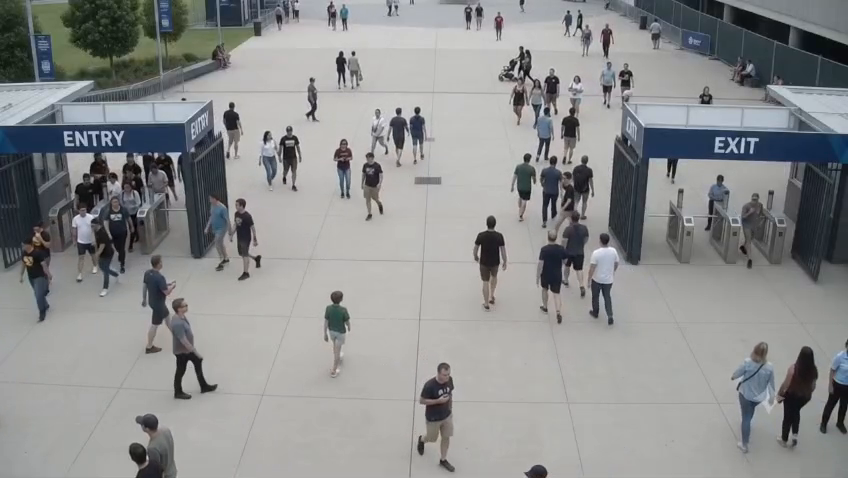
#> input picture frame 24 of phase2/videos/gem.mp4, 848 x 478 px, given in place of Crowd-Activity-All.avi, which was not available
$ python umn_inspector.py
#> lines starting #> are read from the running program, lines starting #| are printed output that depends on the picture; after the words box and inside, x2 and y2 are one past the last pixel; in counts of white or black regions, pixels touching at a corner belong together
import cv2
from pathlib import Path


# =========================================================
# PATH CONFIG
# =========================================================

BASE_DIR = Path(__file__).resolve().parent

VIDEO_PATH = (
    BASE_DIR
    / "public_datasets"
    / "umn"
    / "Crowd-Activity-All.avi"
)


# =========================================================
# OPEN VIDEO
# =========================================================

video = cv2.VideoCapture(str(VIDEO_PATH))

if not video.isOpened():
    print("ERROR: Could not open UMN video.")
    print(f"Path: {VIDEO_PATH}")
    raise SystemExit


fps = video.get(cv2.CAP_PROP_FPS)
total_frames = int(video.get(cv2.CAP_PROP_FRAME_COUNT))

duration_sec = total_frames / fps if fps > 0 else 0


print()
print("==========================================")
print("UMN DATASET INSPECTOR")
print("==========================================")
print(f"Video        : {VIDEO_PATH.name}")
print(f"FPS          : {fps:.2f}")
print(f"Total Frames : {total_frames}")
print(f"Duration     : {duration_sec:.2f} seconds")
print("------------------------------------------")
print("Controls:")
print("SPACE  -> Pause / Resume")
print("RIGHT  -> Move forward 30 frames")
print("LEFT   -> Move backward 30 frames")
print("N      -> Print current frame number")
print("Q      -> Quit")
print("==========================================")
print()


paused = False


# =========================================================
# MAIN LOOP
# =========================================================

while True:

    if not paused:

        ret, frame = video.read()
#> frame is the input picture: shape (478, 848, 3); mean B, G, R 142, 142, 140.6

        if not ret:
            print("End of video reached.")
            break

    else:

        current_frame = int(
            video.get(cv2.CAP_PROP_POS_FRAMES)
        )

        video.set(
            cv2.CAP_PROP_POS_FRAMES,
            max(current_frame - 1, 0)
        )

        ret, frame = video.read()

        if not ret:
            break


    current_frame = int(
        video.get(cv2.CAP_PROP_POS_FRAMES)
    )

    current_time = (
        current_frame / fps
        if fps > 0
        else 0
    )


    # =====================================================
    # DISPLAY INFO
    # =====================================================

    display_frame = frame.copy()

    cv2.putText(
        display_frame,
        f"Frame: {current_frame}/{total_frames}",
        (10, 20),
        cv2.FONT_HERSHEY_SIMPLEX,
        0.5,
        (0, 255, 0),
        1
    )

    cv2.putText(
        display_frame,
        f"Time: {current_time:.2f} sec",
        (10, 40),
        cv2.FONT_HERSHEY_SIMPLEX,
        0.5,
        (0, 255, 255),
        1
    )
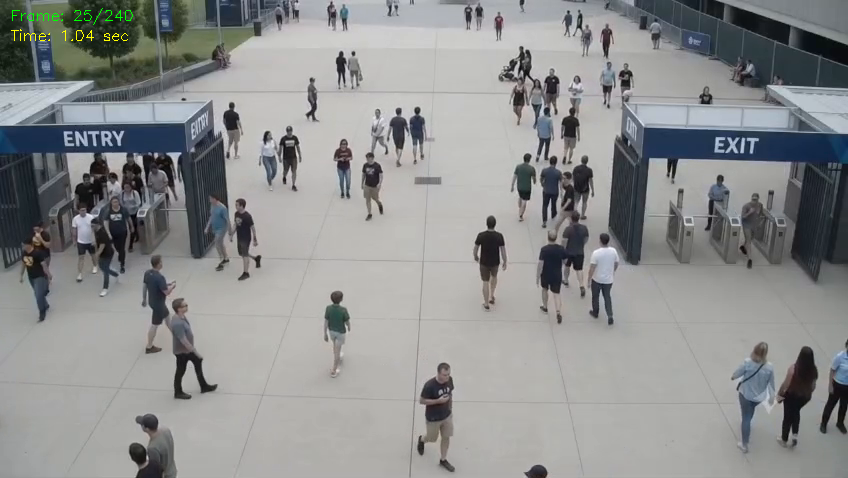
#> display_frame: shape (478, 848, 3); mean B, G, R 142, 142.2, 140.6

    status_text = (
        "PAUSED"
        if paused
        else "PLAYING"
    )

    cv2.putText(
        display_frame,
        status_text,
        (10, 60),
        cv2.FONT_HERSHEY_SIMPLEX,
        0.5,
        (255, 255, 0),
        1
    )
#> display_frame: shape (478, 848, 3); 0.04% of pixels changed, all inside (x1, y1, x2, y2) = (12, 50, 72, 61)


    cv2.imshow(
        "UMN Dataset Inspector",
        display_frame
    )


    # =====================================================
    # KEYBOARD CONTROL
    # =====================================================

    delay = (
        0
        if paused
        else max(
            int(1000 / fps),
            1
        )
    )

    key = cv2.waitKey(delay) & 0xFF
#> (key q is pressed here)


    # Q = quit
    if key == ord("q"):

        break


    # SPACE = pause/resume
    elif key == 32:

        paused = not paused


    # N = print current frame
    elif key == ord("n"):

        print(
            f"MARKED FRAME -> "
            f"Frame: {current_frame}, "
            f"Time: {current_time:.2f} sec"
        )


    # RIGHT ARROW / D = forward 30 frames
    elif key in [83, ord("d")]:

        target_frame = min(
            current_frame + 30,
            total_frames - 1
        )

        video.set(
            cv2.CAP_PROP_POS_FRAMES,
            target_frame
        )


    # LEFT ARROW / A = backward 30 frames
    elif key in [81, ord("a")]:

        target_frame = max(
            current_frame - 30,
            0
        )

        video.set(
            cv2.CAP_PROP_POS_FRAMES,
            target_frame
        )


# =========================================================
# CLEANUP
# =========================================================

video.release()

cv2.destroyAllWindows()

print()
print("UMN inspection finished.")

$ run again, starting later in the video
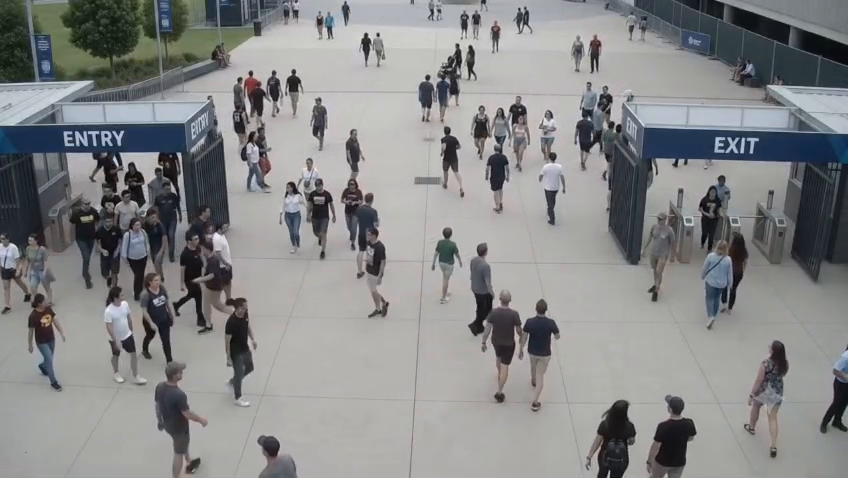
#> input picture frame 108 of phase2/videos/gem.mp4, 848 x 478 px, given in place of Crowd-Activity-All.avi, which was not available
#> frame is the input picture: shape (478, 848, 3); mean B, G, R 136.7, 136.2, 135.3
#> `cv2.putText( display_frame, f"Time: {current_time:.2f} sec", (10, 40),..`:
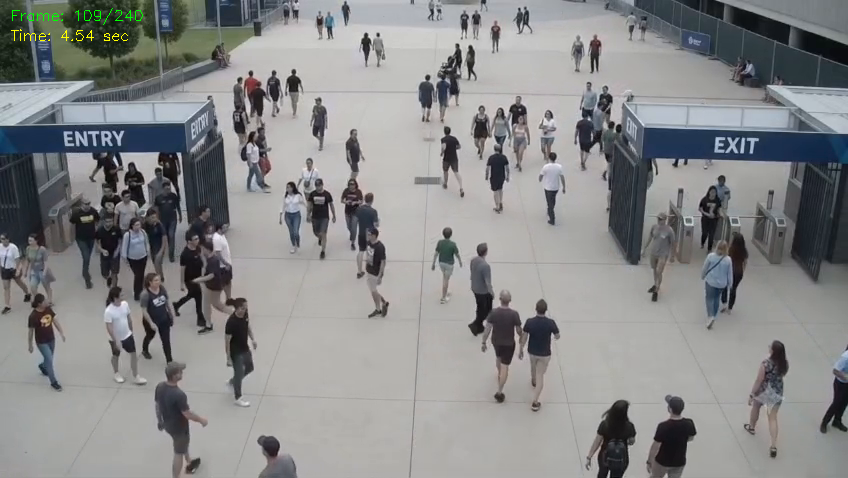
#> display_frame: shape (478, 848, 3); mean B, G, R 136.7, 136.4, 135.4

$ run again, starting later in the video
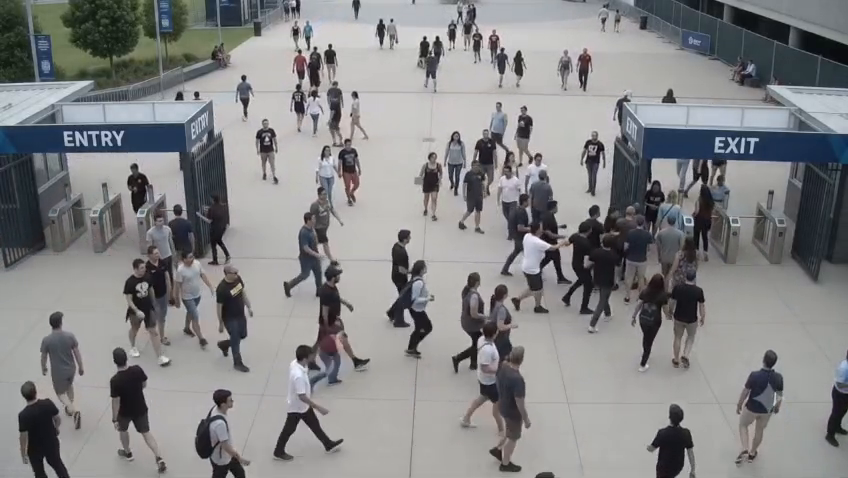
#> input picture frame 192 of phase2/videos/gem.mp4, 848 x 478 px, given in place of Crowd-Activity-All.avi, which was not available
#> frame is the input picture: shape (478, 848, 3); mean B, G, R 134, 133.1, 132.5
#> `cv2.putText( display_frame, f"Time: {current_time:.2f} sec", (10, 40),..`:
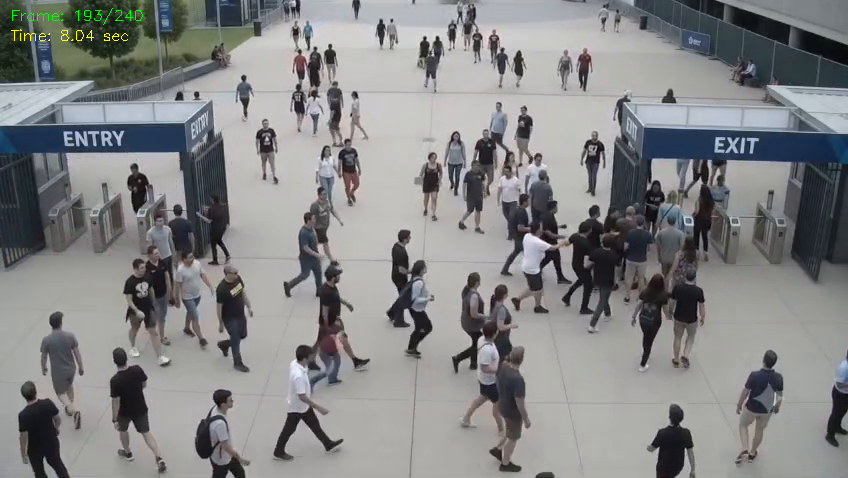
#> display_frame: shape (478, 848, 3); mean B, G, R 133.9, 133.3, 132.6
